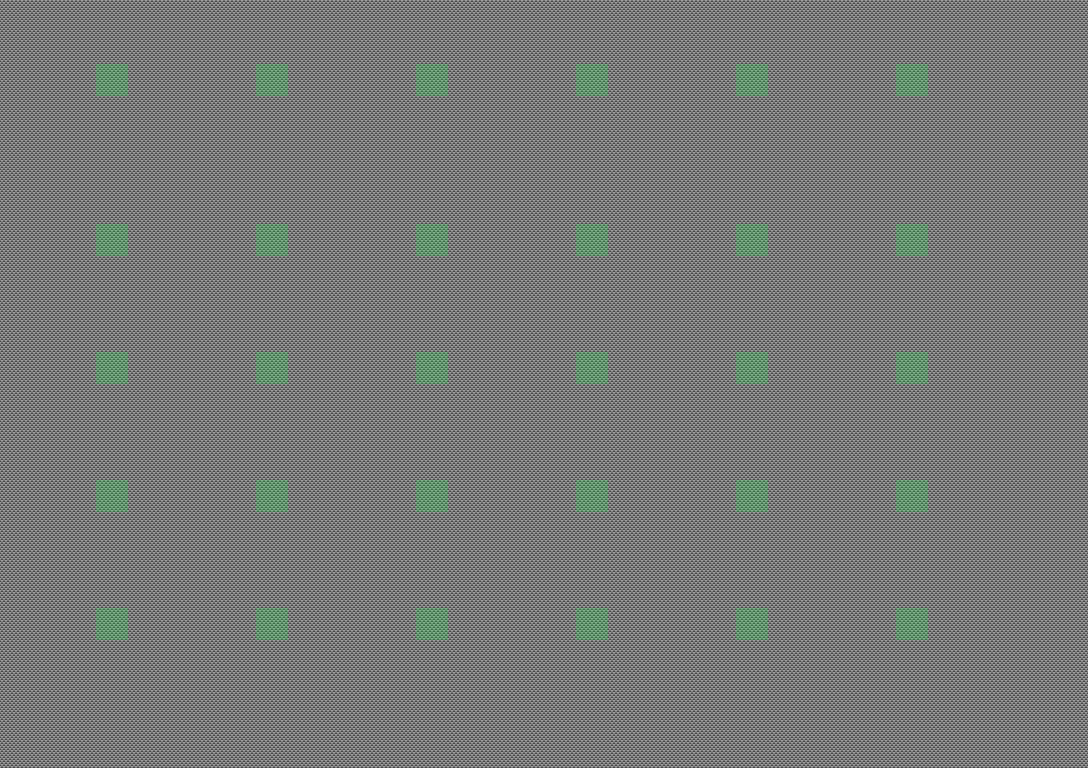

The image is a tile-based game level rendered from a .tmx file. Its description and source (layers, tilesets, objects; grid data summarised) follow:
An orthogonal 34x24 tile map with 32x32 px tiles, 2 tile layers (Tile Layer 1, meta), 2 tilesets.

<map version="1.0" orientation="orthogonal" width="34" height="24" tilewidth="32" tileheight="32">
 <tileset firstgid="1" name="wall2" tilewidth="32" tileheight="32" spacing="1" margin="1">
  <image source="wall2.png" trans="ff00ff" width="96" height="96" />
 </tileset>
 <tileset firstgid="5" name="meta_tiles" tilewidth="32" tileheight="32" spacing="1" margin="1">
  <image source="meta_tiles.png" trans="ff00ff" width="67" height="34" />
 </tileset>
 <layer name="Tile Layer 1" width="34" height="24">
  <data>[816 cells, 816 non-empty, 1 distinct tile ids]</data>
 </layer>
 <layer name="meta" width="34" height="24">
  <data>[816 cells, 30 non-empty, 1 distinct tile ids]</data>
 </layer>
</map>
